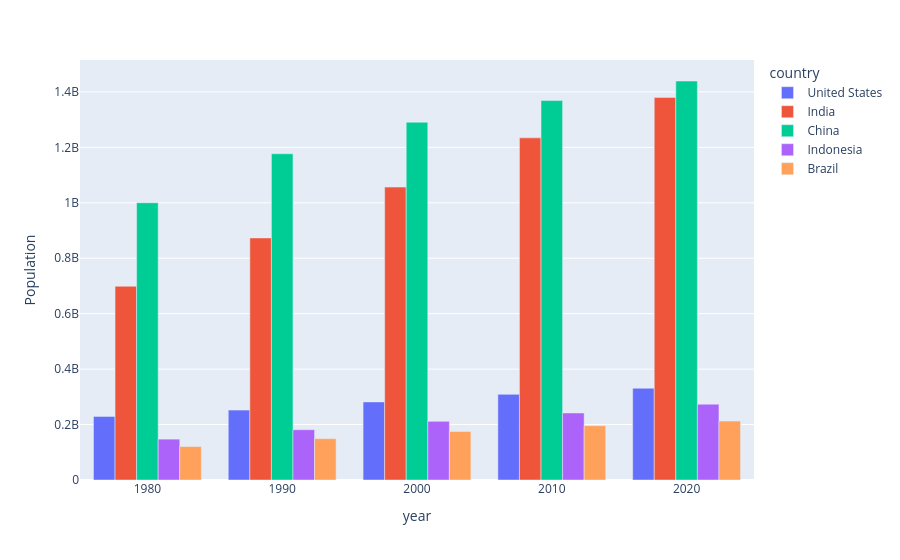

Notebook code for this chart:
### Code cell
px.bar(df_pivot_sample, barmode='group', labels={'value':'Population'})

### Figure 1 — Plotly figure (JSON) as saved in the notebook; plotly's stock layout.template omitted (floating-point values rounded to 4 significant figures)
{"data": [{"alignmentgroup": "True", "hovertemplate": "country=United States<br>year=%{x}<br>Population=%{y}<extra></extra>", "legendgroup": "United States", "marker": {"color": "#636efa", "pattern": {"shape": ""}}, "name": "United States", "offsetgroup": "United States", "orientation": "v", "showlegend": true, "textposition": "auto", "type": "bar", "x": [1980.0, 1990.0, 2000.0, 2010.0, 2020.0], "xaxis": "x", "y": [229500000.0, 252100000.0, 281700000.0, 309000000.0, 331000000.0], "yaxis": "y"}, {"alignmentgroup": "True", "hovertemplate": "country=India<br>year=%{x}<br>Population=%{y}<extra></extra>", "legendgroup": "India", "marker": {"color": "#EF553B", "pattern": {"shape": ""}}, "name": "India", "offsetgroup": "India", "orientation": "v", "showlegend": true, "textposition": "auto", "type": "bar", "x": [1980.0, 1990.0, 2000.0, 2010.0, 2020.0], "xaxis": "x", "y": [699000000.0, 873300000.0, 1057000000.0, 1234000000.0, 1380000000.0], "yaxis": "y"}, {"alignmentgroup": "True", "hovertemplate": "country=China<br>year=%{x}<br>Population=%{y}<extra></extra>", "legendgroup": "China", "marker": {"color": "#00cc96", "pattern": {"shape": ""}}, "name": "China", "offsetgroup": "China", "orientation": "v", "showlegend": true, "textposition": "auto", "type": "bar", "x": [1980.0, 1990.0, 2000.0, 2010.0, 2020.0], "xaxis": "x", "y": [1000000000.0, 1177000000.0, 1291000000.0, 1369000000.0, 1439000000.0], "yaxis": "y"}, {"alignmentgroup": "True", "hovertemplate": "country=Indonesia<br>year=%{x}<br>Population=%{y}<extra></extra>", "legendgroup": "Indonesia", "marker": {"color": "#ab63fa", "pattern": {"shape": ""}}, "name": "Indonesia", "offsetgroup": "Indonesia", "orientation": "v", "showlegend": true, "textposition": "auto", "type": "bar", "x": [1980.0, 1990.0, 2000.0, 2010.0, 2020.0], "xaxis": "x", "y": [147400000.0, 181400000.0, 211500000.0, 241800000.0, 273500000.0], "yaxis": "y"}, {"alignmentgroup": "True", "hovertemplate": "country=Brazil<br>year=%{x}<br>Population=%{y}<extra></extra>", "legendgroup": "Brazil", "marker": {"color": "#FFA15A", "pattern": {"shape": ""}}, "name": "Brazil", "offsetgroup": "Brazil", "orientation": "v", "showlegend": true, "textposition": "auto", "type": "bar", "x": [1980.0, 1990.0, 2000.0, 2010.0, 2020.0], "xaxis": "x", "y": [120700000.0, 149000000.0, 174800000.0, 195700000.0, 212600000.0], "yaxis": "y"}], "layout": {"barmode": "group", "legend": {"title": {"text": "country"}, "tracegroupgap": 0}, "margin": {"t": 60}, "xaxis": {"anchor": "y", "domain": [0, 1], "title": {"text": "year"}}, "yaxis": {"anchor": "x", "domain": [0, 1], "title": {"text": "Population"}}}}
